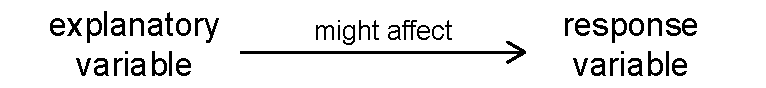

Write the R code that produced this figure.
par(mar=rep(0,4))
plot(0:1, 0:1, type='n', axes=F)
arrows(0.3, 0.4, 0.7, 0.4, length=0.1)
text(0.5, 0.3, 'might affect', pos=3, cex=0.8)
text(0.15, 0.5, 'explanatory\nvariable')
text(0.85, 0.5, 'response\nvariable')
